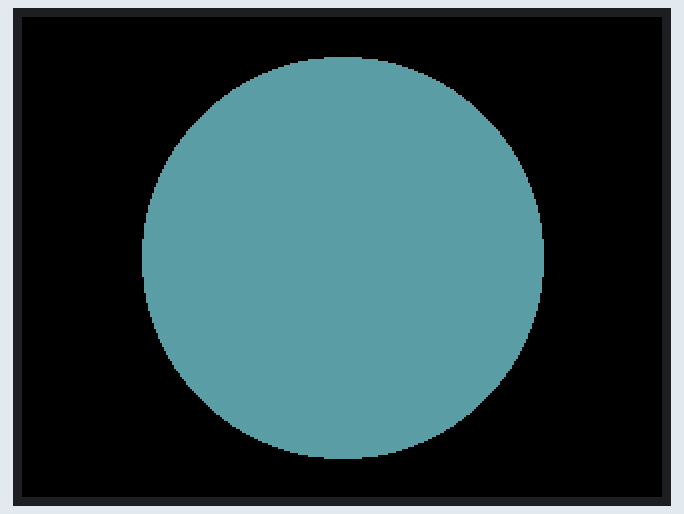
This sketch was run on a simulated ESP32. On the bench: 320×240 colour display.

Above: at 0.2 s.
At 1.3 s:
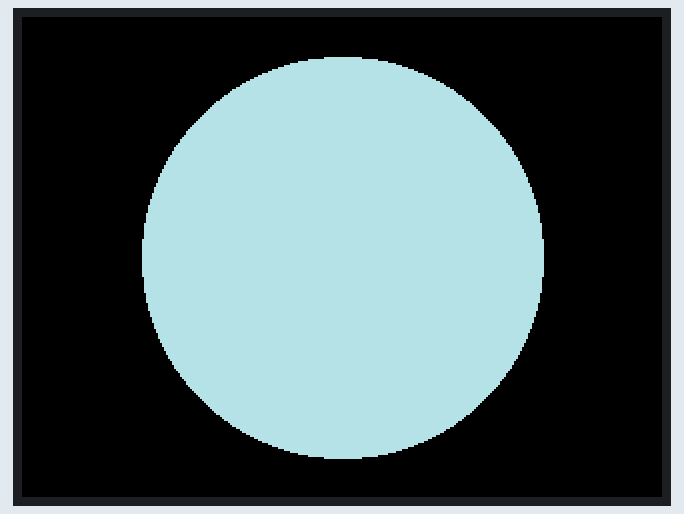
At 3.3 s:
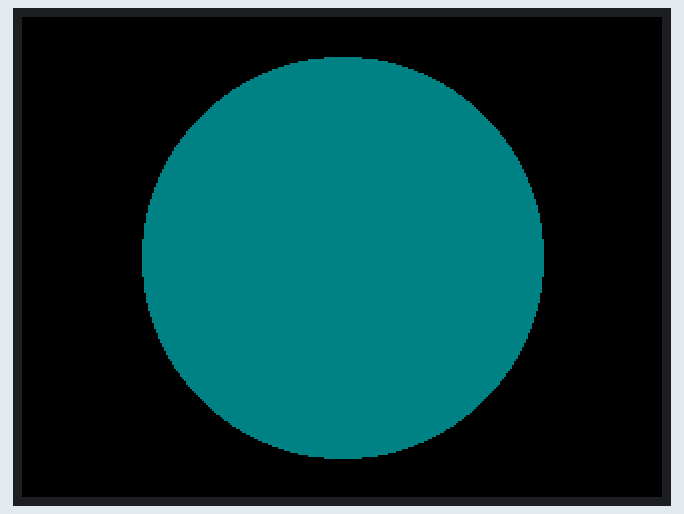
At 4.4 s:
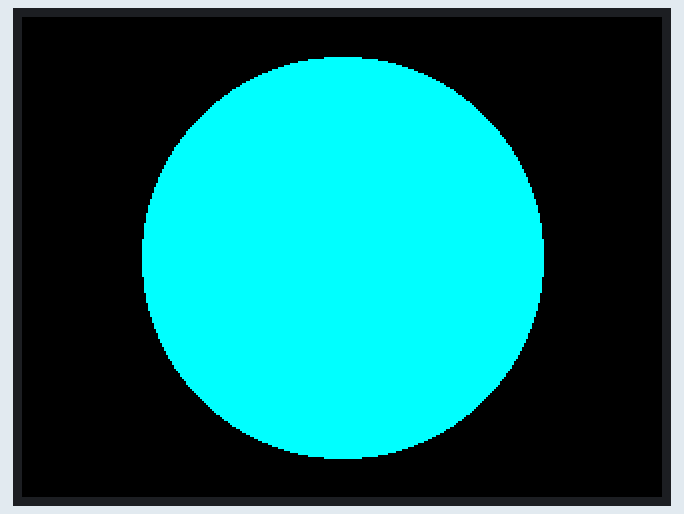
At 6.4 s:
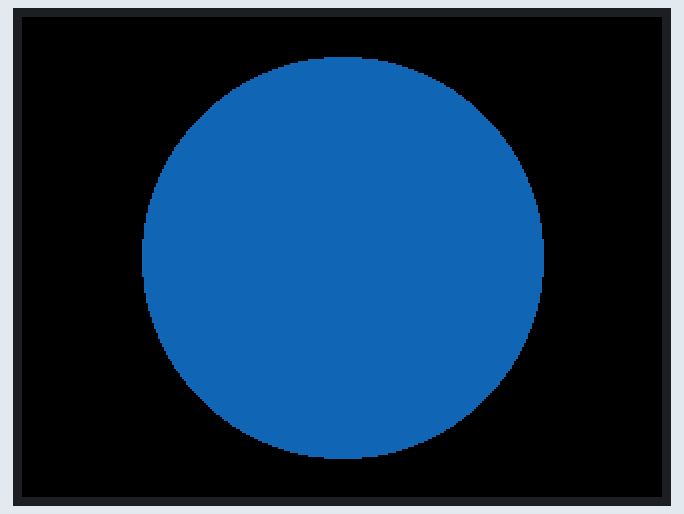
At 9.5 s:
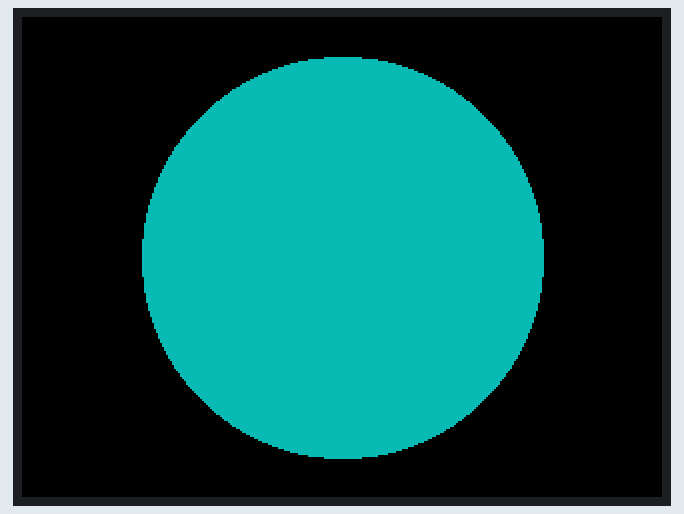

The sketch:

colours-m5.ino
```cpp
#include <M5Stack.h>

int i=0;
int green[]={
  0x7fe0, 0x3666,
  0x07e0, 0x2444, 0x0400,
  0x0320, 0xafe5, 0x9e66,
  0x07ef, 0x07d3, 0x9772,
  0x9fd3, 0x8df1, 0x3d8e,
  0x2c4a, 0x8400, 0x5345,
  0x6c64
};

int blue[]={
  0xf7fdf, 0xe73f, 0xb71c,
  0xaedc, 0x867f, 0x867d,
  0x05ff, 0xb63b, 0x1c9f,
  0x64bd, 0x4416, 0x5cf4,
  0x435c, 0x001f, 0x0019,
  0x0011, 0x0010
};

int blue_green[]={
  0x5cf4, 0xb71c, 0x0533,
  0x0410, 0x07ff, 0x471a,
  0x1336, 0x2595, 0x3d93,
  0x0dd6
};

int purple_blue[]={
  0x18ce, 0x895c, 0x4810,
  0x7b5d, 0x6ad9, 0x49f1,
  0x5a79, 0x50df, 0x0071,
  0x4950, 0x8bd8, 0x629b
};

int red[]={
  0xfd0f, 0xfc0e, 0xecaf,
  0xf410, 0xcaeb,0xb104,
  0xf800, 0xc800, 0xc987,
  0xb0a2, 0xe947, 0xc182,
  0x8800, 0xfb08, 0xfa20
};

int purple[]={
  0xe73f, 0xddfb, 0xdd1b,
  0xec1d, 0xdb9a, 0xf81f,
  0xbaba, 0x939b, 0x895c,
  0x901a, 0x9999, 0x8811,
  0x8010
};

int red_purple[]={
  0xdb92, 0x8000, 0xd8a7,
  0x8a70, 0x89cb, 0x81eb,
  0x818c, 0x812a, 0x6007,
  0xb434
};

int yellow_red[]={
  0xfa60, 0xeac0, 0xca01,
  0xfa62, 0xfa60, 0xe2c0,
  0xfac0, 0xfac3, 0xe38b,
  0xfba3, 0xfb08,0xfa20,
  0xfc0e
};

void setup() {
  // put your setup code here, to run once:
  M5.begin();
  M5.Lcd.setBrightness(255);
}

void loop() {
  // put your main code here, to run repeatedly:
  M5.Lcd.fillCircle(160, 120, 100, blue_green[i]);
  i++;
  if(i>=(sizeof(blue_green)/sizeof(int))){
    i=0;
  }
  delay(1000);
}
```

Measured:
- by itself, everything shown: repeats every 10.3 s, in 10 steps
- what the display in image 1 shows lasts 1.0 s, from 1.2 s to 2.2 s
